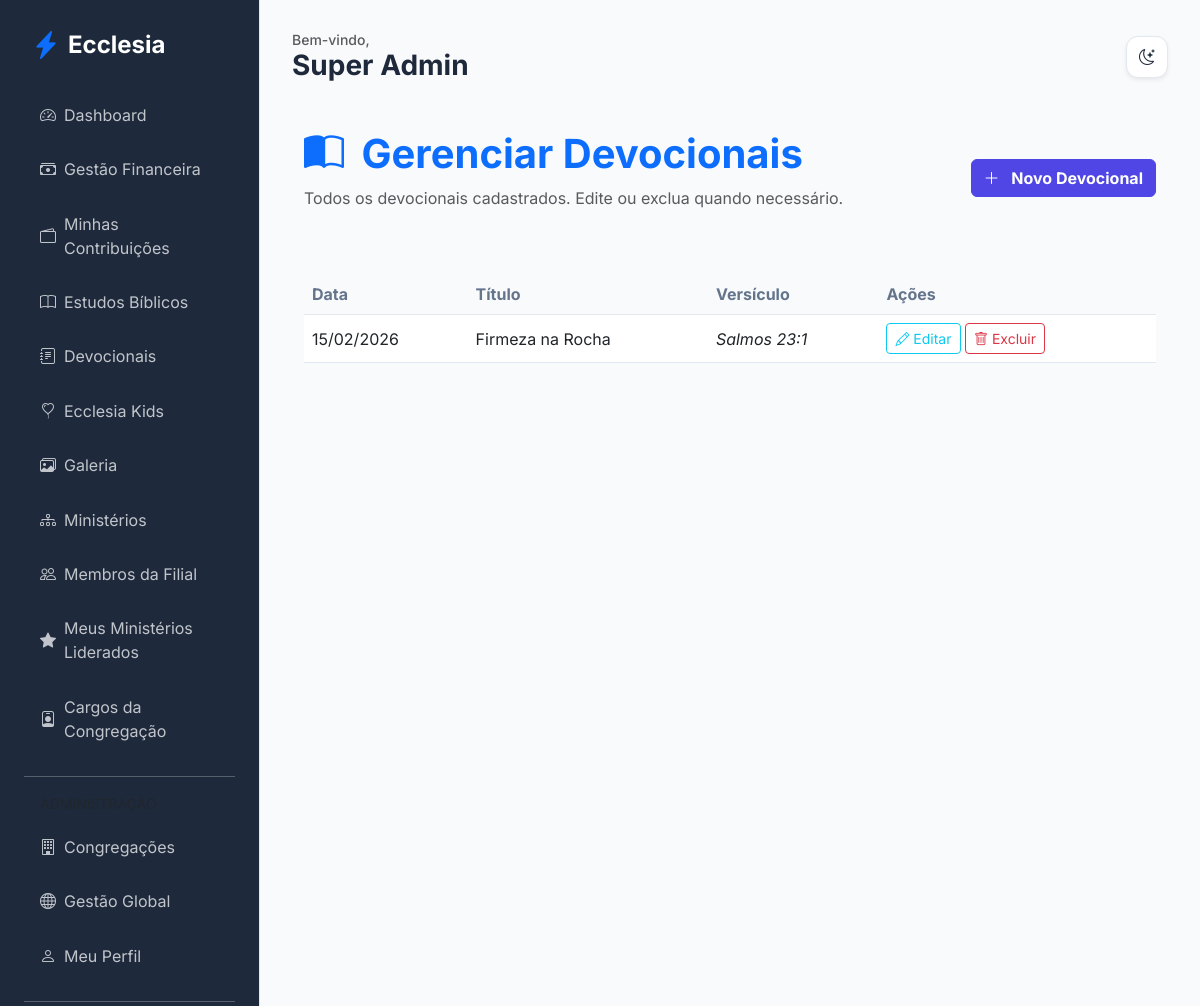
Page /edification/devotionals/manage (signed in) on the earlier database version.
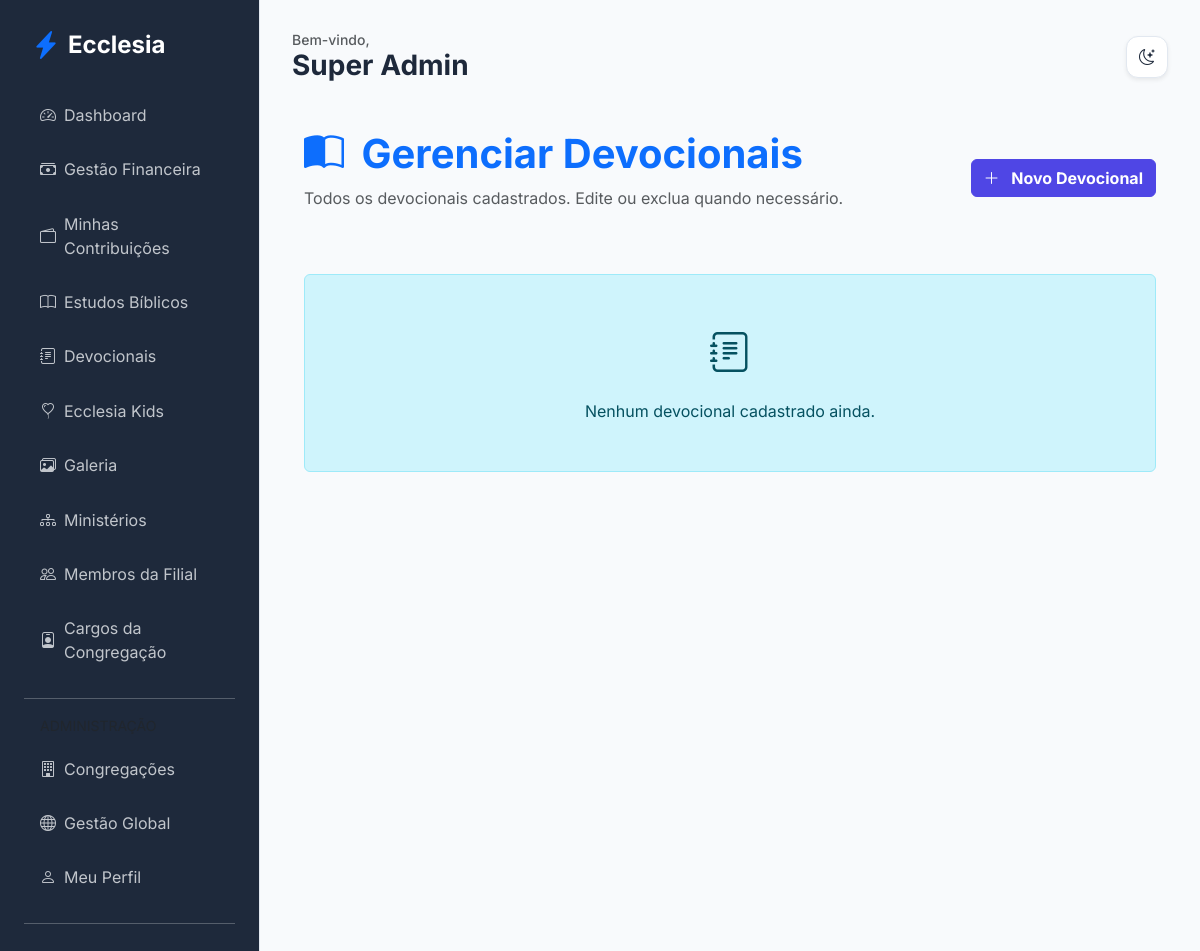
Same page on the later database version.
### app/core/models.py (models this page shows)
class Devotional(db.Model):
    id = db.Column(db.Integer, primary_key=True)
    title = db.Column(db.String(200))
    content = db.Column(db.Text, nullable=False)
    verse = db.Column(db.String(200))
    date = db.Column(db.Date, default=datetime.utcnow().date)

### app/modules/edification/routes.py (the view)
@edification_bp.route('/devotionals/manage')
@login_required
def list_devotionals():
    if not can_publish_content():
        flash('Acesso negado.', 'danger')
        return redirect(url_for('edification.devotionals'))
    devotionals = Devotional.query.order_by(Devotional.date.desc()).all()
    return render_template('edification/list_devotionals.html', devotionals=devotionals)

### app/modules/edification/routes.py (called while the page is built)
def can_publish_content():
    return current_user.can_publish_devotionals or (current_user.church_role and current_user.church_role.name in ['Administrador Global', 'Pastor Líder'])

### app/templates/edification/list_devotionals.html
{% extends "base.html" %}
{% block content %}
<div class="container py-4">
    <div class="d-flex justify-content-between align-items-center mb-5">
        <div>
            <h1 class="fw-bold text-primary"><i class="bi bi-book-half me-2"></i> Gerenciar Devocionais</h1>
            <p class="text-muted">Todos os devocionais cadastrados. Edite ou exclua quando necessário.</p>
        </div>
        <a href="{{ url_for('edification.add_devotional') }}" class="btn btn-primary fw-bold">
            <i class="bi bi-plus-lg me-2"></i> Novo Devocional
        </a>
    </div>
    {% if devotionals %}
    <div class="table-responsive">
        <table class="table table-hover align-middle">
            <thead class="table-light">
                <tr>
                    <th>Data</th>
                    <th>Título</th>
                    <th>Versículo</th>
                    <th>Ações</th>
                </tr>
            </thead>
            <tbody>
                {% for dev in devotionals %}
                <tr>
                    <td>{{ dev.date.strftime('%d/%m/%Y') }}</td>
                    <td>{{ dev.title or 'Sem título' }}</td>
                    <td><em>{{ dev.verse or '-' }}</em></td>
                    <td>
                        <a href="{{ url_for('edification.edit_devotional', id=dev.id) }}" class="btn btn-sm btn-outline-info">
                            <i class="bi bi-pencil"></i> Editar
                        </a>
                        <a href="{{ url_for('edification.delete_devotional', id=dev.id) }}" class="btn btn-sm btn-outline-danger" onclick="return confirm('Tem certeza que deseja excluir este devocional?');">
                            <i class="bi bi-trash"></i> Excluir
                        </a>
                    </td>
                </tr>
                {% endfor %}
            </tbody>
        </table>
    </div>
    {% else %}
    <div class="alert alert-info text-center py-5">
        <i class="bi bi-journal-text fs-1 d-block mb-3"></i>
        <p class="mb-0">Nenhum devocional cadastrado ainda.</p>
    </div>
    {% endif %}
</div>
{% endblock %}

Differences in the rows shown:
removed Devotional: date "15/02/2026", title "Firmeza na Rocha", verse "Salmos 23:1"
Other differences:
text no longer shown: "Meus Ministérios Liderados Data Título Versículo Ações"
text now shown: "Nenhum devocional cadastrado ainda."
